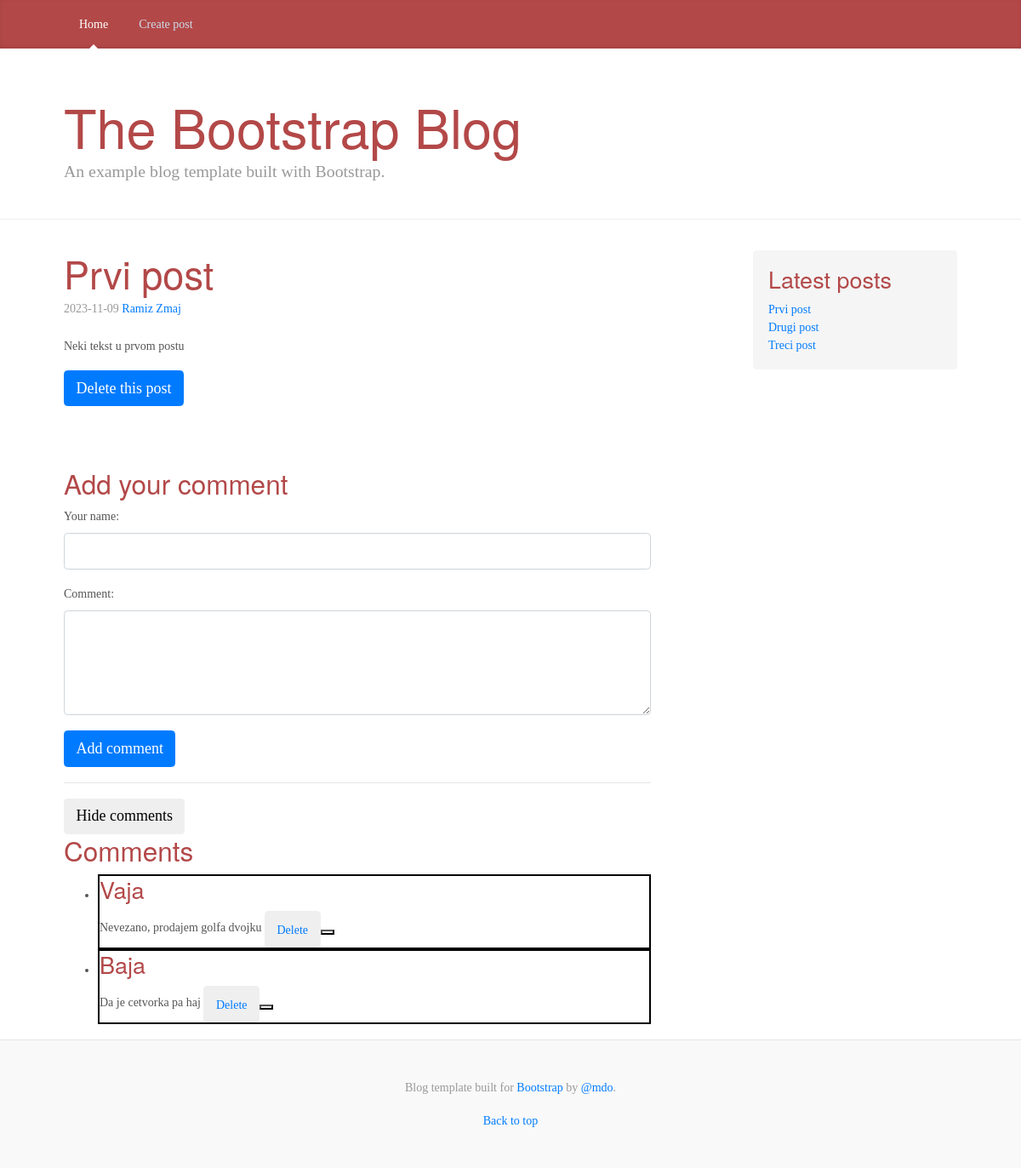
/single-post.php?post_id=1, run on the app's committed database.
### tables this page shows
create table posts (id int auto_increment, title varchar(255) NOT NULL, body text NOT NULL, author int NOT NULL, created_at date NOT NULL, PRIMARY KEY(id), FOREIGN KEY(author) references users(id));

create table users (id int auto_increment, first_name varchar(100) NOT NULL, last_name varchar(100) NOT NULL, PRIMARY KEY(id));

create table comments (id int auto_increment, author varchar(100) NOT NULL, text text NOT NULL, post_id int NOT NULL, PRIMARY KEY(id), FOREIGN KEY(post_id) references posts(id));

### db.php (called while the page is built, shortened)
<?php
function getData($sql, $connection, $fetchAll = false)
{
    $statement = $connection->prepare($sql);
    $statement->execute();
    $statement->setFetchMode(PDO::FETCH_ASSOC);
    return $fetchAll ? $statement->fetchAll() : $statement->fetch();
}
?>

### single-post.php (the view, shortened to what this page needs)
<?php include('db.php') ?>
<?php include('header.php') ?>
<main role="main" class="container">
    <div class="row">
        <div class="col-sm-8 blog-main">
            <?php
            if (isset($_GET['post_id'])) {
                $sql1 = "SELECT p.*, users.id as userID, users.first_name, users.last_name FROM posts p inner join users on p.author = users.id WHERE p.id = {$_GET['post_id']}";
                $post = getData($sql1, $connection, $fetchAll = false);
                $sql2 = "SELECT * FROM comments c WHERE c.post_id = {$_GET['post_id']}";
                $comments = getData($sql2, $connection, $fetchAll = true);
                ?>
                <?php
            } else {
                echo ('post_id nije prosledjen kroz $_GET');
            }
            ?>
            <div class="blog-post">
                <a href="single-post.php?post_id=<?php echo ($post['id']) ?>">
                    <h2 class="blog-post-title">
                        <?php echo ($post['title']) ?>
                    </h2>
                </a>
                <p class="blog-post-meta">
                    <?php echo ($post['created_at']) ?> <a href="#">
                        <?php echo ($post['first_name'] . ' ' . $post['last_name']) ?>
                    </a>
                </p>
                <p>
                    <?= $post['body'] ?>
                </p>
                <button class="btn btn-primary" onclick="confirmDelete()">Delete this post</button>
            </div>
            <?php include('comments.php') ?>
        </div>
        <?php include('sidebar.php') ?>
    </div>
</main>
<?php include('footer.php') ?>

### comments.php (shortened to what this page needs)
<?php $postId = $_GET['post_id']; ?>
<div class="comments">
<h3>Add your comment</h3>
    <form action="create-comment.php" method="post" onsubmit="return validateCommentForm();">
        <div class="form-group">
            <label for="author">Your name:</label>
            <input type="text" name="author" id="author" class="form-control">
        </div>
        <div class="form-group">
            <label for="text">Comment:</label>
            <textarea name="text" id="text" class="form-control" rows="4"></textarea>
        </div>
        <button type="submit" class="btn btn-primary">Add comment</button>
    </form>
    <hr>
    <button class="btn btn-default" id="comments-btn">Hide comments</button>
    <h3>Comments</h3>
    <ul id="comments-list">
        <?php foreach ($comments as $comment) { ?>
            <li class="comment">
                <h4>
                    <?= $comment['author'] ?>
                </h4>
                <?= $comment['text'] ?>
                <button class="btn btn-default"><a href="delete-comment.php?post_id=<?= $postId ?>&id=<?= $comment['id'] ?>">Delete</a><button>
            </li>
        <?php } ?>
    </ul>
</div>

### sidebar.php
<?php
$sql4 = "SELECT * FROM posts ORDER BY created_at DESC LIMIT 3";
$posts5 = getData($sql4, $connection, $fetchAll = true);
?>
<aside class="col-sm-3 ml-sm-auto blog-sidebar">
    <div class="sidebar-module sidebar-module-inset">
        <h4>Latest posts</h4>
        <ol class="list-unstyled">
        <?php foreach ($posts5 as $post) { ?>
                <li>
                    <a href="single-post.php?post_id=<?php echo ($post['id']) ?>">
                        <?= $post['title'] ?>
                    </a>
                </li>
            <?php } ?>
        </ol>
    </div>
</aside>

### styles/blog.css (style rules this page uses)
@media (min-width: 48em) { html { font-size: 18px; } }
body { font-family: Georgia, "Times New Roman", Times, serif; color: #555; }
h1, .h1, h2, .h2, h3, .h3, h4, .h4, h5, .h5, h6, .h6 { font-family: "Helvetica Neue", Helvetica, Arial, sans-serif; font-weight: 400; color: #333; }
.container { max-width: 60rem; }
.sidebar-module { padding: 1rem; }
.sidebar-module-inset { padding: 1rem; background-color: #f5f5f5; border-radius: .25rem; }
.sidebar-module-inset p:last-child, .sidebar-module-inset ul:last-child, .sidebar-module-inset ol:last-child { margin-bottom: 0; }
.blog-post { margin-bottom: 4rem; }
.blog-post-title { margin-bottom: .25rem; font-size: 2.5rem; }
.blog-post-meta { margin-bottom: 1.25rem; color: #999; }

### styles/styles.css (style rules this page uses)
* { font-size: 14px; }
h1, h2, h3, h4, h5, h6, h7 { color: #b34848; }
.comments li { border: 2px solid black; }

### data on the page
posts: title "Prvi post", created_at "2023-11-09", author.first_name "Ramiz", author.last_name "Zmaj", body "Neki tekst u prvom postu"
comments: author "Vaja", text "Nevezano, prodajem golfa dvojku"
comments: author "Baja", text "Da je cetvorka pa haj"
posts: title "Drugi post"
posts: title "Treci post"
